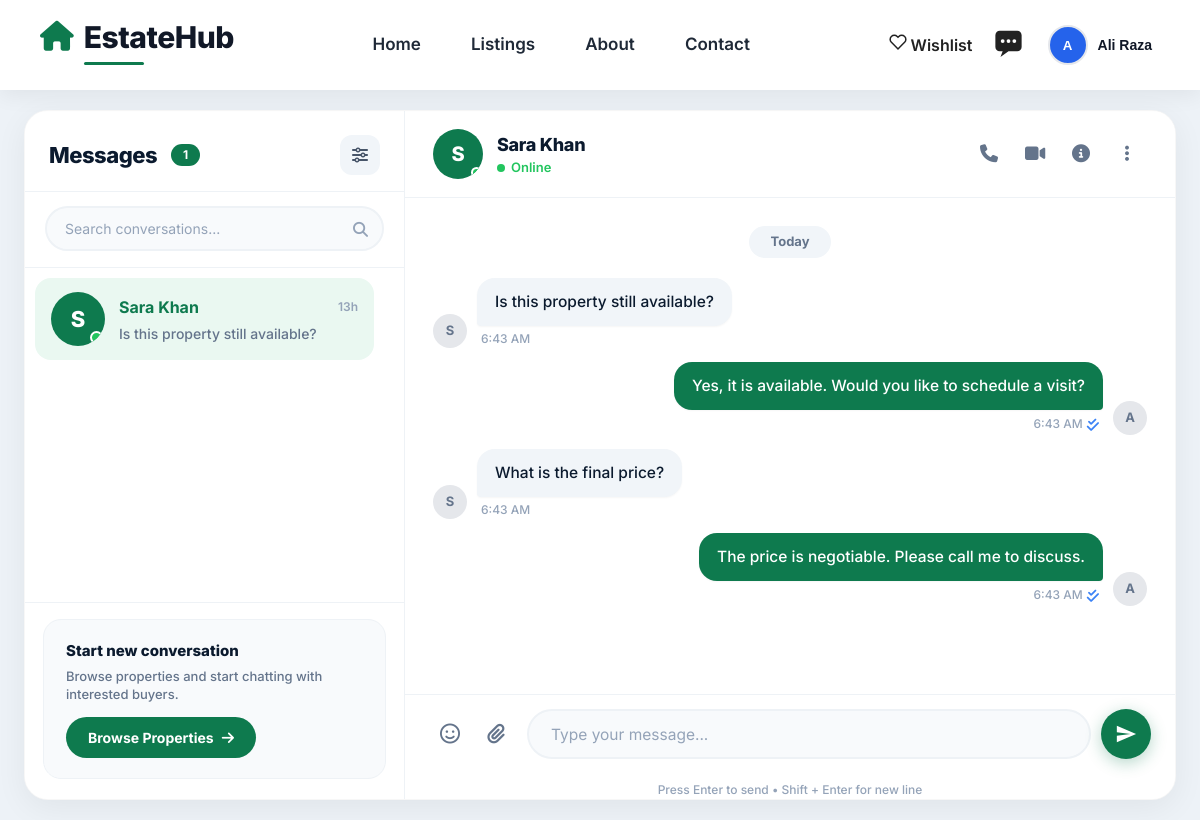
/messages.php?conversation=4 (signed in), run on the app's committed database.
### tables this page shows
CREATE TABLE users (
    id INT AUTO_INCREMENT PRIMARY KEY,
    full_name VARCHAR(100) NOT NULL,
    email VARCHAR(100) UNIQUE NOT NULL,
    password VARCHAR(255) NOT NULL,
    phone VARCHAR(20),
    profile_pic VARCHAR(255) DEFAULT NULL,
    bio TEXT,
    user_type ENUM('admin', 'seller', 'user') DEFAULT 'user',
    status ENUM('active', 'inactive', 'banned') DEFAULT 'active',
    created_at TIMESTAMP DEFAULT CURRENT_TIMESTAMP,
    updated_at TIMESTAMP DEFAULT CURRENT_TIMESTAMP ON UPDATE CURRENT_TIMESTAMP
);

CREATE TABLE messages (
    id INT AUTO_INCREMENT PRIMARY KEY,
    sender_id INT NOT NULL,
    receiver_id INT NOT NULL,
    property_id INT,
    message TEXT NOT NULL,
    is_read BOOLEAN DEFAULT FALSE,
    created_at TIMESTAMP DEFAULT CURRENT_TIMESTAMP,
    FOREIGN KEY (sender_id) REFERENCES users(id) ON DELETE CASCADE,
    FOREIGN KEY (receiver_id) REFERENCES users(id) ON DELETE CASCADE,
    FOREIGN KEY (property_id) REFERENCES properties(id) ON DELETE SET NULL
);

### messages.php (the view, shortened to what this page needs)
<?php
include 'includes/config.php';
include 'includes/header.php';
mysqli_set_charset($conn, "utf8mb4");
$user_id   = $_SESSION['user_id'];
$selected_conversation = isset($_GET['conversation']) ? (int)$_GET['conversation'] : 0;
$conversations_query = "
    SELECT
        u.id as user_id,
        MAX(u.full_name) as full_name,
        MAX(u.profile_pic) as profile_pic,
        MAX(m.created_at) as last_message_time,
        (SELECT message FROM messages WHERE ((sender_id = $user_id AND receiver_id = u.id) OR (sender_id = u.id AND receiver_id = $user_id)) ORDER BY created_at DESC LIMIT 1) as last_message,
        (SELECT COUNT(*) FROM messages WHERE receiver_id = $user_id AND sender_id = u.id AND is_read = 0) as unread_count
    FROM messages m
    JOIN users u ON (u.id = m.sender_id OR u.id = m.receiver_id)
    WHERE (m.sender_id = $user_id OR m.receiver_id = $user_id) AND u.id != $user_id
    GROUP BY u.id
    ORDER BY last_message_time DESC
";
$conversations_result = mysqli_query($conn, $conversations_query);
$conversation_user     = null;
$conversation_messages = [];
if ($selected_conversation > 0) {
    $user_query  = "SELECT id, full_name, profile_pic, email, phone FROM users WHERE id = $selected_conversation";
    $user_result = mysqli_query($conn, $user_query);
    $conversation_user = mysqli_fetch_assoc($user_result);
    $messages_query = "
        SELECT m.*,
               u.full_name as sender_name,
               u.profile_pic as sender_pic,
               p.title as property_title,
               p.id as property_id
        FROM messages m
        LEFT JOIN users u ON m.sender_id = u.id
        LEFT JOIN properties p ON m.property_id = p.id
        WHERE (m.sender_id = $user_id AND m.receiver_id = $selected_conversation)
           OR (m.sender_id = $selected_conversation AND m.receiver_id = $user_id)
        ORDER BY m.created_at ASC
    ";
    $messages_result = mysqli_query($conn, $messages_query);
    while ($row = mysqli_fetch_assoc($messages_result)) {
        $conversation_messages[] = $row;
    }
}
function time_ago_short($datetime) {
    $diff = time() - strtotime($datetime);
    if ($diff < 86400) return floor($diff / 3600) . 'h';
    return date('M j', strtotime($datetime));
}
function day_label($datetime) {
    $d = date('Y-m-d', strtotime($datetime));
    if ($d === date('Y-m-d')) return 'Today';
    return date('F j, Y', strtotime($datetime));
}
$avatar_palette = ['#0E7A4E', '#0B5E3B', '#15803D', '#065F46', '#166534', '#14532D'];
?>
<!DOCTYPE html>
<html lang="en">
<head>
    <link rel="stylesheet" href="https://cdnjs.cloudflare.com/ajax/libs/font-awesome/6.5.1/css/all.min.css">
</head>
<body>
<section class="messages-section">
    <div class="messages-container">
        <div class="conversations-sidebar">
            <div class="sidebar-header">
                <h3>Messages <span class="badge"><?php echo mysqli_num_rows($conversations_result); ?></span></h3>
                <button class="filter-btn" type="button" onclick="showToast('Filter feature coming soon!')" title="Filter">
                    <i class="fas fa-sliders-h"></i>
                </button>
            </div>
            <div class="conv-search">
                <div class="conv-search-wrap">
                    <input type="text" id="convSearchInput" placeholder="Search conversations...">
                </div>
            </div>
            <div class="conversations-list" id="convList">
                <?php if ($conversations_result && mysqli_num_rows($conversations_result) > 0): $i = 0; ?>
                    <?php while ($conv = mysqli_fetch_assoc($conversations_result)): $avatar_color = $avatar_palette[$i % count($avatar_palette)]; $i++; ?>
                        <div class="conversation-item-wrapper">
                            <a href="messages.php?conversation=<?php echo $conv['user_id']; ?>"
                               class="conversation-item <?php echo ($selected_conversation == $conv['user_id']) ? 'active' : ''; ?>"
                               data-name="<?php echo htmlspecialchars(strtolower($conv['full_name'])); ?>">
                                <div class="conversation-avatar" style="background: <?php echo $avatar_color; ?>;">
                                    <?php if (!empty($conv['profile_pic']) && file_exists('uploads/profiles/' . $conv['profile_pic'])): ?>
                                    <img src="uploads/profiles/<?php echo htmlspecialchars($conv['profile_pic']); ?>" alt="">
                                <?php else: ?>
                                        <?php echo strtoupper(substr($conv['full_name'], 0, 1)); ?>
                                    <?php endif; ?>
                                    <span class="online-dot"></span>
                                </div>
                                <div class="conversation-info">
                                    <div class="conv-top-row">
                                        <span class="conv-name"><?php echo htmlspecialchars($conv['full_name']); ?></span>
                                        <span class="conv-time"><?php echo $conv['last_message_time'] ? time_ago_short($conv['last_message_time']) : ''; ?></span>
                                    </div>
                                    <div class="conv-bottom-row">
                                        <span class="conv-last-msg">
                                            <?php echo $conv['last_message'] ? htmlspecialchars(mb_substr($conv['last_message'], 0, 35)) : 'No messages yet'; ?>
                                        </span>
                                    </div>
                                </div>
                            </a>
                        </div>
                    <?php endwhile; ?>
                <?php endif; ?>
            </div>
            <div class="sidebar-footer">
                <div class="start-conv-card">
                    <h4>Start new conversation</h4>
                    <p>Browse properties and start chatting with interested buyers.</p>
                    <a href="listings.php" class="browse-btn-sm">Browse Properties <i class="fas fa-arrow-right"></i></a>
                </div>
            </div>
        </div>
        <div class="chat-area">
            <?php if ($selected_conversation > 0 && $conversation_user): ?>
                <div class="chat-header">
                    <div class="chat-header-left">
                        <div class="chat-avatar" style="background: <?php echo $avatar_palette[0]; ?>;">
                            <?php if (!empty($conversation_user['profile_pic']) && file_exists('uploads/profiles/' . $conversation_user['profile_pic'])): ?>
                            <img src="uploads/profiles/<?php echo htmlspecialchars($conversation_user['profile_pic']); ?>" alt="">
                        <?php else: ?>
                            <?php echo strtoupper(substr($conversation_user['full_name'], 0, 1)); ?>
                            <?php endif; ?>
                            <span class="online-dot" style="width:11px;height:11px;bottom:1px;right:1px;"></span>
                        </div>
                        <div class="chat-user-info">
                            <h4><?php echo htmlspecialchars($conversation_user['full_name']); ?></h4>
                            <div class="status">
                                <span class="dot"></span> Online
                            </div>
                        </div>
                    </div>
                    <div class="chat-header-right">
                        <button onclick="showToast('Voice call feature coming soon!')" title="Voice Call">
                            <i class="fas fa-phone"></i>
                        </button>
                        <button onclick="showToast('Video call feature coming soon!')" title="Video Call">
                            <i class="fas fa-video"></i>
                        </button>
                        <button onclick="showToast('Contact info coming soon!')" title="Info">
                            <i class="fas fa-info-circle"></i>
                        </button>
                        <button onclick="toggleHeaderMenu(event)" title="More">
                            <i class="fas fa-ellipsis-v"></i>
                        </button>
                    </div>
                </div>
                <div class="messages-list" id="messagesList">
                    <?php if (empty($conversation_messages)): ?>
                        <div class="empty-state">
                            <div class="icon"><i class="fas fa-comment-dots"></i></div>
                            <p style="font-weight: 700; color: #0B1A2E; font-size: 16px;">No messages yet</p>
                            <p style="margin-top: 4px; font-size: 14px; font-weight: 500;">Send a message to start the conversation</p>
                        </div>
                    <?php else:
                        $last_day = '';
                        foreach ($conversation_messages as $msg):
                            $this_day = date('Y-m-d', strtotime($msg['created_at']));
                            if ($this_day !== $last_day):
                                $last_day = $this_day;
                    ?>
                        <div class="day-divider"><?php echo day_label($msg['created_at']); ?></div>
                    <?php endif;
                            $is_sent = ($msg['sender_id'] == $user_id);
                    ?>
                        <div class="message-row <?php echo $is_sent ? 'sent' : 'received'; ?>" data-msg-id="<?php echo $msg['id']; ?>">
                            <div class="msg-avatar-sm">
                               <?php if (!empty($msg['sender_pic']) && file_exists('uploads/profiles/' . $msg['sender_pic'])): ?>
                                <img src="uploads/profiles/<?php echo htmlspecialchars($msg['sender_pic']); ?>" alt="">
                            <?php else: ?>
                                    <?php echo strtoupper(substr($msg['sender_name'] ?? '?', 0, 1)); ?>
                                <?php endif; ?>
                            </div>
                            <div class="message-content">
                                <div class="message-bubble-wrapper">
                                    <div class="message-bubble">
                                        <?php echo nl2br(htmlspecialchars($msg['message'])); ?>
                                    </div>
                                </div>
                                <div class="message-time">
                                    <?php echo date('g:i A', strtotime($msg['created_at'])); ?>
                                    <?php if ($is_sent): ?>
                                        <span class="read-status read"><i class="fas fa-check-double"></i></span>
                                    <?php endif; ?>
                                </div>
                            </div>
                        </div>
                    <?php endforeach; endif; ?>
                </div>
                <form method="POST" class="message-input-area" id="messageForm">
                    <div class="input-tools">
                        <button type="button" class="emoji-toggle" onclick="toggleEmoji()" title="Emoji">
                            <i class="fa-regular fa-face-smile"></i>
                        </button>
                        <button type="button" onclick="document.getElementById('file-input').click();" title="Attach file">
                            <i class="fas fa-paperclip"></i>
                        </button>
                    </div>
                    <input type="text" name="message" id="messageInput" placeholder="Type your message..." autocomplete="off" required>
                    <button type="submit" name="send_message" class="send-btn" id="sendBtn" title="Send">
                        <svg viewBox="0 0 24 24" fill="currentColor"><path d="M2 21l21-9L2 3v7l15 2-15 2v7z"/></svg>
                    </button>
                </form>
                <div class="input-hint">Press Enter to send &bull; Shift + Enter for new line</div>
            <?php endif; ?>
        </div>
    </div>
</section>
</body>
</html>

### assets/css/style.css (style rules this page uses)
* { margin: 0; padding: 0; box-sizing: border-box; }
body { font-family: 'Inter', 'Poppins', sans-serif; background: #F8FAFC; color: #111827; line-height: 1.5; }

### data on the page
users: full_name "S", full_name "Sara Khan", last_message_time "13h", last_message "Is this property still available?"
messages: created_at "Today", sender.full_name "S", message "Is this property still available?", created_at "6:43 AM"
messages: sender.full_name "A", message "Yes, it is available. Would you like to schedule a visit?", created_at "6:43 AM"
messages: sender.full_name "S", message "What is the final price?", created_at "6:43 AM"
messages: sender.full_name "A", message "The price is negotiable. Please call me to discuss.", created_at "6:43 AM"

### other printed values
substr($_SESSION['user_name'] ?? 'U', 0, 1) "A"
$_SESSION['user_name'] "Ali Raza"
mysqli_num_rows($conversations_result) "1"
